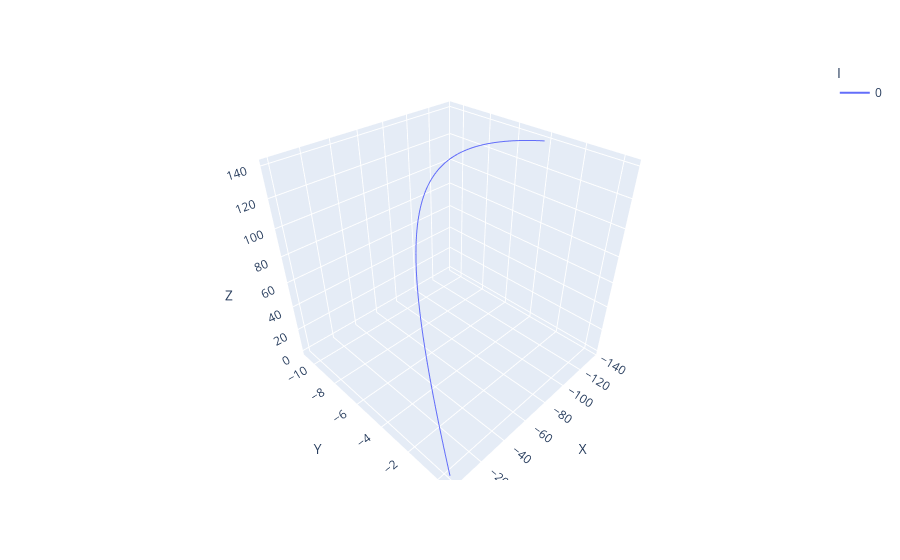

The code cell stored with this chart in its notebook:
### Code cell
fig = px.line_3d(trajectory_train, x="X", y="Y", z="Z", color='I')
fig.show()

### Figure 1 — Plotly figure (JSON) as saved in the notebook; plotly's stock layout.template omitted (floating-point values rounded to 4 significant figures; data arrays with more than 128 entries replaced by an {"elided": "..."} marker saying what was removed)
{"data": [{"hovertemplate": "I=0<br>X=%{x}<br>Y=%{y}<br>Z=%{z}<extra></extra>", "legendgroup": "0", "line": {"color": "#636efa", "dash": "solid"}, "marker": {"symbol": "circle"}, "mode": "lines", "name": "0", "scene": "scene", "showlegend": true, "type": "scatter3d", "x": {"elided": "10000 float values"}, "y": {"elided": "10000 float values"}, "z": {"elided": "10000 float values"}}], "layout": {"legend": {"title": {"text": "I"}, "tracegroupgap": 0}, "margin": {"t": 60}, "scene": {"domain": {"x": [0, 1], "y": [0, 1]}, "xaxis": {"title": {"text": "X"}}, "yaxis": {"title": {"text": "Y"}}, "zaxis": {"title": {"text": "Z"}}}}}
